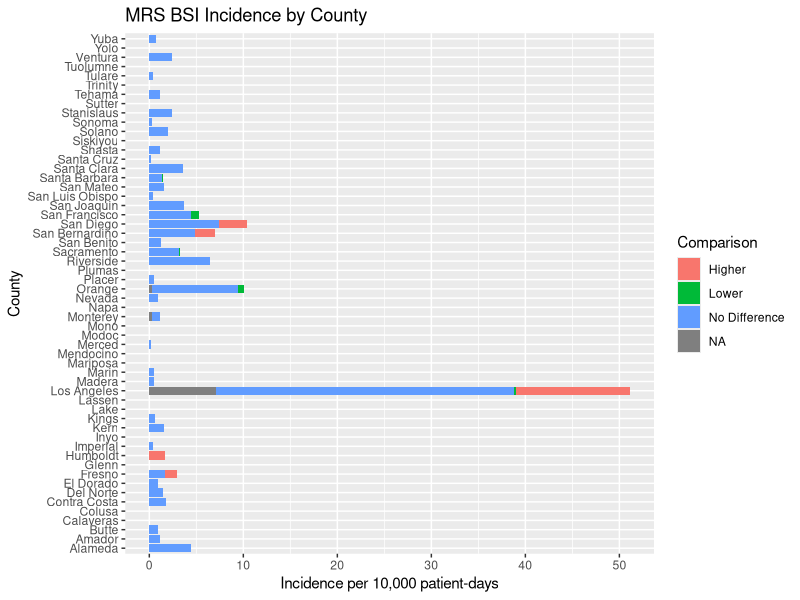
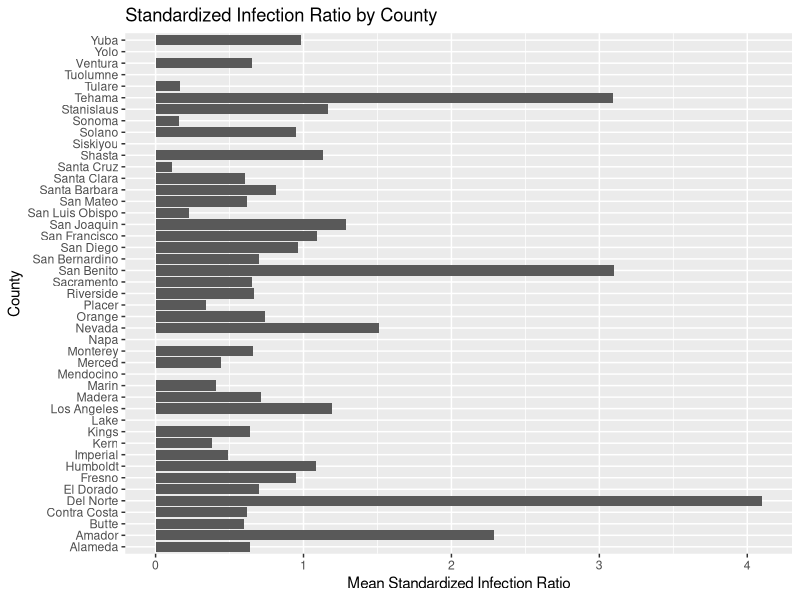

The R script that drew these images, in order: (Note: this script raises an error after producing the figures.)
# load packages
library(tidyverse) # data cleaning
library(ggpubr) # arrange plots
library(patchwork) # combine plots
library(modelr) # modelling
library(dplyr)  

MRS <- read_csv("methicillin-resistant-staphylococcus-aureus-mrsa-bloodstream-infections-bsi-in-california-hospitals.csv")

################################################################################

# n.b. Methicillin-resistant Staphylococcus aureus (MRSA) bloodstream infections (BSI)
# Dataset reports number of MRSA BSI reported by California hospitals in the specified reporting year.

### Explore your dataset, and evaluate if the data requires some cleaning or formatting modifications.
### Look for possible relationships between the variables or whether data show some patterns related to 
### each categorical or numerical variable. 
### Perform the corresponding statistical tests to evaluate the distribution of your data 
### and the significant differences between groups in your data.


### Prepare an R script showing the process of cleaning, visualizing, and statistical modeling. 
View(MRS) 

#### Cleaning ####

# Renamed variables Facility_ID1, Facility_Name1, Hospital_Onset_Cases to shortent variable names.
MRS <- MRS %>% rename(ID = Facility_ID1, Facility = Facility_Name1, MRS_Incidence = Hospital_Onset_Cases)
names(MRS)

### OUTPUT ###
# [1] "ID"                    "Facility"              "County"                "MRS_Incidence"        
# [5] "Predicted_Cases"       "Patient_Days"          "SIR"                   "SIR_CI_95_Lower_Limit"
# [9] "SIR_CI_95_Upper_Limit" "Comparison"       

# Created variable for MRS BSI Incidence per 10000 patient-days.
MRS <- mutate(MRS, MRS_per_10000 = (MRS_Incidence/Patient_Days)*10000)
view(MRS)

# Compute mean SIR for each County
mean_SIR = MRS %>%
  drop_na("SIR") %>%  # remove rows where SIR == "NA"
  group_by(County) %>%
  summarise_at(vars(SIR), list(mean_SIR = mean))

view(mean_SIR)


################################################################################
#### Visualizations ####

#Edit1

# Plot Incidence by County.
ggplot(MRS,
       aes(y = County,
           x = MRS_per_10000,
           fill = Comparison)) +
  geom_col() + 
  labs(title = "MRS BSI Incidence by County",      
       x = "Incidence per 10,000 patient-days",
       y = "County")

# Plot mean SIR by County to better represent 
ggplot(mean_SIR,
       aes(y = County,
           x = mean_SIR)) +
  geom_col() + 
  labs(title = "Standardized Infection Ratio by County",      
       x = "Mean Standardized Infection Ratio",
       y = "County")

# tiff("plot1.tiff")
#des
# dev.off()




## Not sure where I was going with this lol
???    MRS_observed <- MRS %>% 
  group_by(County) %>% 
  count(MRS_Incidence) 

???   MRS_predicted <- MRS %>% 
  group_by(County) %>% 
  count(Predicted_Cases) 



################################################################################       
#####

# Compare MRSA BSI incidence between counties
aov_county <- aov(MRS_Incidence ~ County, MRS)
summary(aov_county)

# Df      Sum Sq     Mean Sq     F value   Pr(>F)  
# County       55       553        10.05        0.817    0.817
# Residuals   306       3766       12.31                   

# The ANOVA indicates that the difference in MRSA BSI Incidence does not
# differ between counties. However, the comparing the raw counts may 
# produce biased results because it does not account for differences in population
# size between counties and the time patients are observed for. Therefore,
# the analysis was repeated comparing MRS incidence/10,000 patient-days:

MRS <- mutate(MRS, MRS_per_10000 = (MRS_Incidence/Patient_Days)*10000)
aov_county <- aov(MRS_per_10000 ~ County, MRS)
summary(aov_county)

# Df     Sum Sq    Mean Sq    F value   Pr(>F)
# County        55    15.94     0.2899      1.153     0.229
# Residuals     302    75.94    0.2515  

# The ANOVA comparing MRS Incidence per 10,000 patient-days is also non-significant;
# however, it is trending closer towards significance and represents a less biased
# estimate of the incidence rate among counties. This suggests the incidence rate 
# does not differ between counties.


############

# Compare the distribution of predicted and observed MRSA BSI cases
t.test(MRS$MRS_Incidence, MRS$Predicted_Cases)

### OUTPUT ###   
# mean MRS_Incidence = 2.116022 
# mean Predicted_Cases = 2.460769 

# t = -1.433, df = 689.98, p-value = 0.1523
# 95% CI (-0.8170903  0.1275961)

# The t-test is nonsignificant, indicating that the mean number of observed cases
# across facilities and the mean number of predicted cases do not differ. 
# mean MRS_Incidence = 2.116022 
# mean Predicted_Cases = 2.460769 


#### Models ####

## Is there a relationship between the number of hospital onset cases and patient days:
model2 <- lm(Patient_Days ~  MRS_Incidence, data = MRS)
summary(model2)

## Answer: p-value is less than 0.05 indicating that hospital onset cases is significant. 
coef(model2)
exp(coef(model2))

## Calculate a p-value for R2: p-value is 2.2e-16. 


################################################################################
### Prepare a presentation with the following elements: 

###  1) Description of your dataset 
###  (where it comes from, how many observations have, what type of variables contains). 

MRS %>% 
  count(ID) %>% 
  summarise(n = n())

#   There are 362 observations in the dataset.
#
#   The dataset contains the variables facility name, county, observed MRSA BSI incidence, 
#   predicted MRSA BSI incidence, and patient-days. The dataset also contains the facility 
#   ID number, the SIR metric (with 95% CI), and test result comparing the individual hospitals'
#   SIR with the national baseline.
#
#   The variables Facility and County are discrete, categorical variables. MRSA BSI Incidence 
#   and patient days are discrete, count variables. The SIR is a metric for representing the
#   ratio of observed to predicted number of cases of MRSA BSI.


###  2) Describe the analysis process, you don’t need to show the code but you must mention 
###  which packages you used, whether your data was clean or not, which variables are you comparing, etc. 

# packages
library(tidyverse) # data cleaning
library(ggpubr)    # arrange plots
library(patchwork) # combine plots
library(modelr)    # modelling
library(dplyr)     #

#   The dataset was clean. The only changes to the dataset were the variable names and 
#   the creation of new variables for MRS BSI incidence per 10,000 person-days and 
#   mean SIR by County. 


### 3) Show and discuss your results (plots and statistical tests), 
###  what can you conclude from the data? What clinical or biological interpretation do they have?

# Above.
#
#
#






